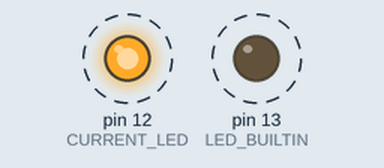
A sketch run on a simulated Arduino Uno, built with avr-gcc and run on an emulated ATmega328P. Parts: output pins drawn as LEDs (lit = HIGH). Dashed ring = blinking.

Above: at 0.2 s.
Timing chart, 0 to 3.5 s (numbered marks = the images above):
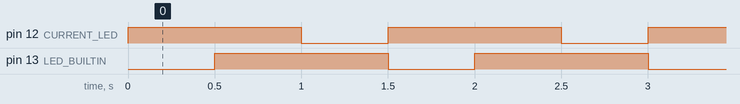

Measured:
- by itself, pin 12 (CURRENT_LED), pin 13 (LED_BUILTIN): alternates HIGH for 1.0 s and LOW for 0.50 s
- by itself, everything shown: repeats every 1.5 s, in 4 steps

The sketch:

blink_led.ino
```cpp
#define CURRENT_LED 12

void setup() {
  pinMode(CURRENT_LED, OUTPUT);
  pinMode(LED_BUILTIN, OUTPUT);
}
void loop() {
  digitalWrite(CURRENT_LED, HIGH);
  delay(500);
  digitalWrite(LED_BUILTIN, HIGH);
  delay(500);
  digitalWrite(CURRENT_LED, LOW);
  delay(500);
  digitalWrite(LED_BUILTIN, LOW);
}
```
